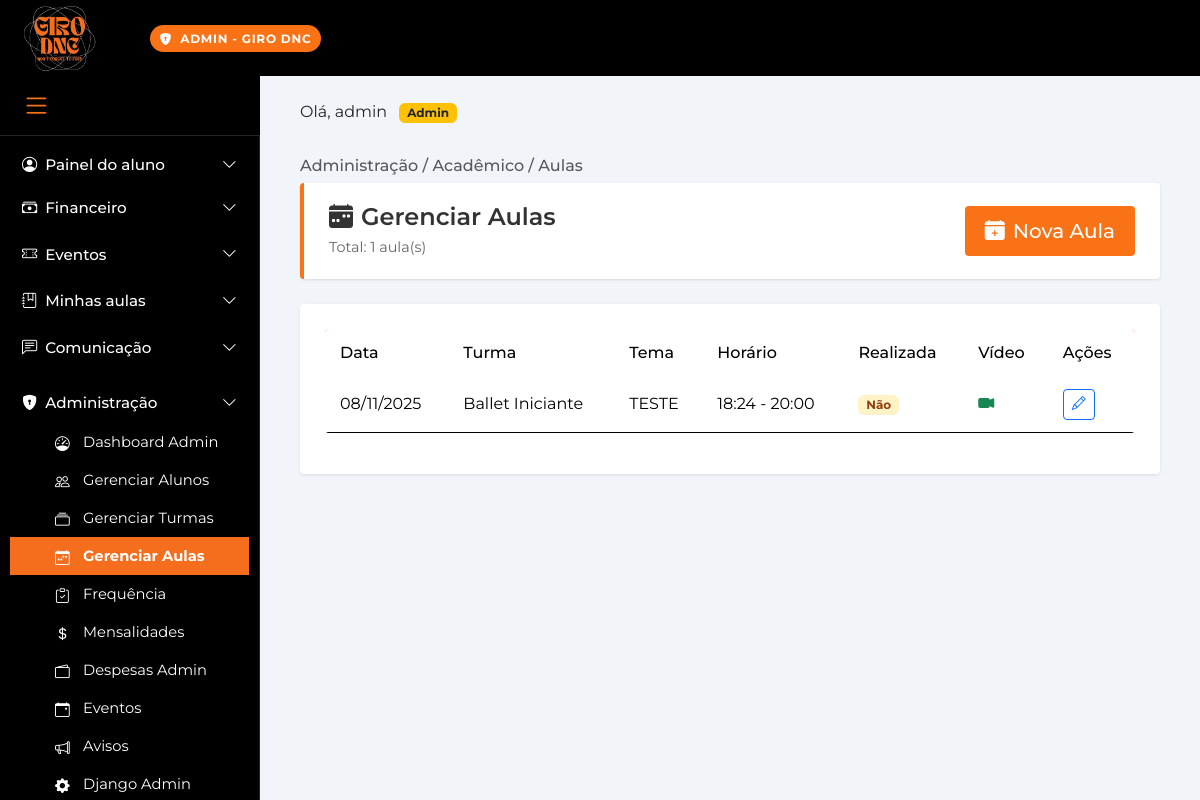
The app's page /admin-painel/aulas/ (signed in) with its own data.
### paginas/models.py (models this page shows, shortened)
class Aula(models.Model):
    turma = models.ForeignKey(Turma, on_delete=models.CASCADE, related_name='aulas')
    data = models.DateField()
    hora_inicio = models.TimeField()
    hora_fim = models.TimeField()
    tema = models.CharField(max_length=200, blank=True)
    conteudo = models.TextField(blank=True)
    realizada = models.BooleanField(default=False)
    observacoes = models.TextField(blank=True)
    video = models.FileField(
        upload_to=video_upload_path,
        blank=True,
        null=True,
        validators=[
            validate_video_size,
            FileExtensionValidator(allowed_extensions=['mp4', 'webm', 'avi', 'mov'])
        ],
        help_text='Vídeo da aula (máximo 50MB). Formatos: MP4, WebM, AVI, MOV'
    )
    data_upload_video = models.DateTimeField(blank=True, null=True, help_text='Data do upload do vídeo')
    class Meta:
        verbose_name = 'Aula'
        verbose_name_plural = 'Aulas'
        ordering = ['-data', '-hora_inicio']
        unique_together = ['turma', 'data', 'hora_inicio']

class Turma(models.Model):
    MODALIDADES = [
        ('BALLET', 'Ballet'),
        ('JAZZ', 'Jazz'),
        ('HIP_HOP', 'Hip Hop'),
        ('CONTEMPORANEO', 'Contemporâneo'),
        ('DANCA_SALAO', 'Dança de Salão'),
        ('ZUMBA', 'Zumba'),
        ('STREET_DANCE', 'Street Dance'),
    ]
    NIVEIS = [
        ('INICIANTE', 'Iniciante'),
        ('INTERMEDIARIO', 'Intermediário'),
        ('AVANCADO', 'Avançado'),
    ]
    nome = models.CharField(max_length=100)
    modalidade = models.CharField(max_length=50, choices=MODALIDADES)
    nivel = models.CharField(max_length=20, choices=NIVEIS)
    professor = models.ForeignKey(User, on_delete=models.SET_NULL, null=True, related_name='turmas_professor')
    capacidade_maxima = models.IntegerField(default=20, validators=[MinValueValidator(1)])
    ativa = models.BooleanField(default=True)
    descricao = models.TextField(blank=True)
    data_inicio = models.DateField(null=True, blank=True)
    data_fim = models.DateField(null=True, blank=True)
    class Meta:
        verbose_name = 'Turma'
        verbose_name_plural = 'Turmas'
        ordering = ['nome']

### paginas/admin_views.py (the view)
# urls.py: path('admin-painel/aulas/', admin_views.admin_aulas, name='admin_aulas'),
@login_required
@user_passes_test(is_superuser)
def admin_aulas(request):
    aulas = Aula.objects.select_related('turma').order_by('-data', '-hora_inicio')
    context = {
        'aulas': aulas,
    }
    return render(request, 'admin_painel/aulas.html', context)

### paginas/admin_views.py (called while the page is built)
def is_superuser(user):
    return user.is_superuser

### paginas/templates/admin_painel/aulas.html (shortened to what this page needs)
<!doctype html>
<html lang="pt-br">
<head>
    {% load static %}
  <link href="https://cdn.jsdelivr.net/npm/bootstrap@5.3.3/dist/css/bootstrap.min.css" rel="stylesheet">
  <link href="https://cdn.jsdelivr.net/npm/bootstrap-icons@1.11.3/font/bootstrap-icons.css" rel="stylesheet">
  <link href="https://cdn.datatables.net/1.13.7/css/dataTables.bootstrap5.min.css" rel="stylesheet">
  <link rel="stylesheet" href="{% static 'paginas/css/style.css' %}">
  <link rel="stylesheet" href="{% static 'paginas/css/admin.css' %}">
</head>
<body>
  <header class="gd-topbar">
    <div class="gd-logo-container">
      <a href="{% url 'paginas:home' %}">
        <img src="{% static 'paginas/img/Girologo.jpg' %}" alt="Logo Giro" class="gd-logo">
      </a>
    </div>
    <div class="gd-topbar-content">
      <span class="gd-pill" style="background: #f97316; color: white;">
        <i class="bi bi-shield-lock-fill me-2"></i>ADMIN - GIRO DNC
      </span>
    </div>
  </header>
  <div class="sidebar-item">
    <button id="sidebar-toggle" class="menu-sanduiche">
      <i class="bi bi-list"></i>
    </button>
  </div>
  <div class="gd-layout d-flex">
    {% with sidebar_section='admin' sidebar_active='admin_aulas' %}
      {% include 'includes/sidebar.html' %}
    {% endwith %}
    <main class="gd-main">
      <div>
        <span>Olá, {{ user.get_full_name|default:user.username }} <span class="badge bg-warning text-dark ms-2">Admin</span></span>
      </div>
      <div class="conteudo">
        <h1 class="gd-breadcrumb">Administração / Acadêmico / Aulas</h1>
<div class="admin-header">
  <div class="d-flex justify-content-between align-items-center">
    <div>
      <h1><i class="bi bi-calendar-week-fill me-2"></i>Gerenciar Aulas</h1>
      <p class="mb-0">Total: {{ aulas.count }} aula(s)</p>
    </div>
    <a href="/admin/paginas/aula/add/" class="btn btn-admin btn-lg">
      <i class="bi bi-calendar-plus-fill me-2"></i>Nova Aula
    </a>
  </div>
</div>
<div class="admin-card">
  <div class="table-responsive">
    <table class="table table-admin table-hover">
      <thead>
        <tr>
          <th>Data</th>
          <th>Turma</th>
          <th>Tema</th>
          <th>Horário</th>
          <th>Realizada</th>
          <th>Vídeo</th>
          <th>Ações</th>
        </tr>
      </thead>
      <tbody>
        {% for aula in aulas|slice:":50" %}
        <tr>
          <td>{{ aula.data|date:"d/m/Y" }}</td>
          <td>{{ aula.turma.nome }}</td>
          <td>{{ aula.tema }}</td>
          <td>{{ aula.hora_inicio|time:"H:i" }} - {{ aula.hora_fim|time:"H:i" }}</td>
          <td>
            {% if aula.realizada %}
              <span class="badge badge-ativo">Sim</span>
            {% else %}
              <span class="badge badge-pendente">Não</span>
            {% endif %}
          </td>
          <td>
            {% if aula.video %}
              <i class="bi bi-camera-video-fill text-success"></i>
            {% else %}
              <i class="bi bi-camera-video-off text-muted"></i>
            {% endif %}
          </td>
          <td>
            <a href="/admin/paginas/aula/{{ aula.id }}/change/" class="btn btn-sm btn-outline-primary">
              <i class="bi bi-pencil"></i>
            </a>
          </td>
        </tr>
        {% endfor %}
      </tbody>
    </table>
  </div>
</div>
      </div>
    </main>
  </div>
</body>
</html>

### paginas/static/paginas/css/style.css (style rules this page uses)
:root { --gd-orange: #f97316; --gd-orange-light: #fed7aa; --gd-bg: #000; --gd-border: #242426; --gd-text-dim: #a1a1aa; --gd-surface: #f9f9fb; --gd-white: #fff; --gd-gray-light: #f8fafc; --gd-gray-medium: #64748b; --gd-red: #ef4444; --gd-green: #22c55e; }
body { background: #f1f5f9; font-family: 'Montserrat', Arial, Helvetica, sans-serif; margin: 0; padding: 0; }
.gd-topbar { position: fixed; top: 0; left: 0; right: 0; height: 76px; background: var(--gd-bg); color: #fff; z-index: 1030; display: flex; align-items: center; }
.gd-pill { background: var(--gd-orange); color: #000; font-weight: 700; font-size: .75rem; letter-spacing: .06em; border-radius: 999px; padding: .35rem .6rem; }
.gd-logo-container { position: fixed; top: 0; left: 20px; z-index: 2000; width: 80px; height: 76px; display: flex; align-items: center; }
.gd-logo { width: 80px; height: 76px; object-fit: contain; }
.gd-topbar-content { margin-left: 150px; }
.sidebar-item { display: block !important; position: relative; visibility: visible !important; opacity: 1 !important; padding-bottom: 15px; border-bottom: 1px solid var(--gd-border); transition: width 0.3s ease, padding 0.3s ease; }
.menu-sanduiche { background: transparent; border: none; color: var(--gd-orange); font-size: 1.8rem; cursor: pointer; display: block !important; width: auto; height: auto; padding: 8px 12px; transition: all 0.3s ease; visibility: visible !important; opacity: 1 !important; }
@media (min-width: 1025px) { .sidebar-item { position: fixed !important; top: 76px !important; left: 0 !important; z-index: 2050 !important; display: flex !important; align-items: center !important; justify-content: flex-start !important; visibility: visible !important; width: 260px; height: 60px; background: var(--gd-bg); padding: 0 0 0 10px; border-bottom: 1px solid var(--gd-border); } }
@media (min-width: 1025px) { .menu-sanduiche { position: relative !important; margin: 0 !important; display: block !important; visibility: visible !important; } }
.gd-main { min-height: 100vh; background: #f1f5f9; display: flex; flex-direction: column; transition: margin-left 0.3s ease, width 0.3s ease; }
@media (min-width: 1025px) { .gd-main { margin-left: 260px; padding: 100px 40px 40px 40px; width: calc(100% - 260px); } }
.conteudo { flex: 1; width: 100%; max-width: none; }
.gd-breadcrumb { font-size: 1rem; color: #212529BF; margin-top: 2rem; margin-bottom: 0.5rem; padding: 0; }
#sidebar-toggle { display: block !important; visibility: visible !important; opacity: 1 !important; position: relative !important; z-index: 1050 !important; }
button#sidebar-toggle.menu-sanduiche { display: block !important; visibility: visible !important; opacity: 1 !important; }

### paginas/static/paginas/css/admin.css (style rules this page uses)
.admin-header { background: #fff; border-left: 4px solid #f97316; padding: 20px 25px; border-radius: 4px; margin-bottom: 25px; box-shadow: 0 1px 3px rgba(0,0,0,0.1); }
.admin-header h1 { margin: 0 0 5px 0; font-size: 1.5rem; color: #333; font-weight: 600; }
.admin-header p { margin: 0; color: #666; font-size: 0.9rem; }
.admin-card { background: white; border-radius: 4px; padding: 25px; box-shadow: 0 1px 3px rgba(0,0,0,0.1); margin-bottom: 25px; }
.btn-admin { background: #f97316; border: none; color: white; padding: 10px 20px; border-radius: 4px; font-weight: 500; transition: all 0.3s; text-decoration: none; display: inline-block; }
.btn-admin i { margin-right: 5px; }
.gd-main a, .admin-card a, .conteudo a { text-decoration: none; }
.table-admin { background: white; border-radius: 4px; overflow: hidden; }
.table-admin thead { background: #f97316; color: white; }
.table-admin thead th { font-weight: 500; padding: 12px 15px; border: none; }
.table-admin tbody td { padding: 12px 15px; vertical-align: middle; }
.table-admin tbody tr { border-bottom: 1px solid #e5e7eb; }
.table-admin tbody tr:last-child { border-bottom: none; }
.badge-pendente { background: #fef3c7; color: #92400e; }

### records on screen
Aula: data "08/11/2025", turma.nome "Ballet Iniciante", tema "TESTE", hora_inicio "18:24", hora_fim "20:00", realizada "Não"

### other values on screen
{{ user.get_full_name|default:user.username }} "admin"
{{ aulas.count }} "1"
